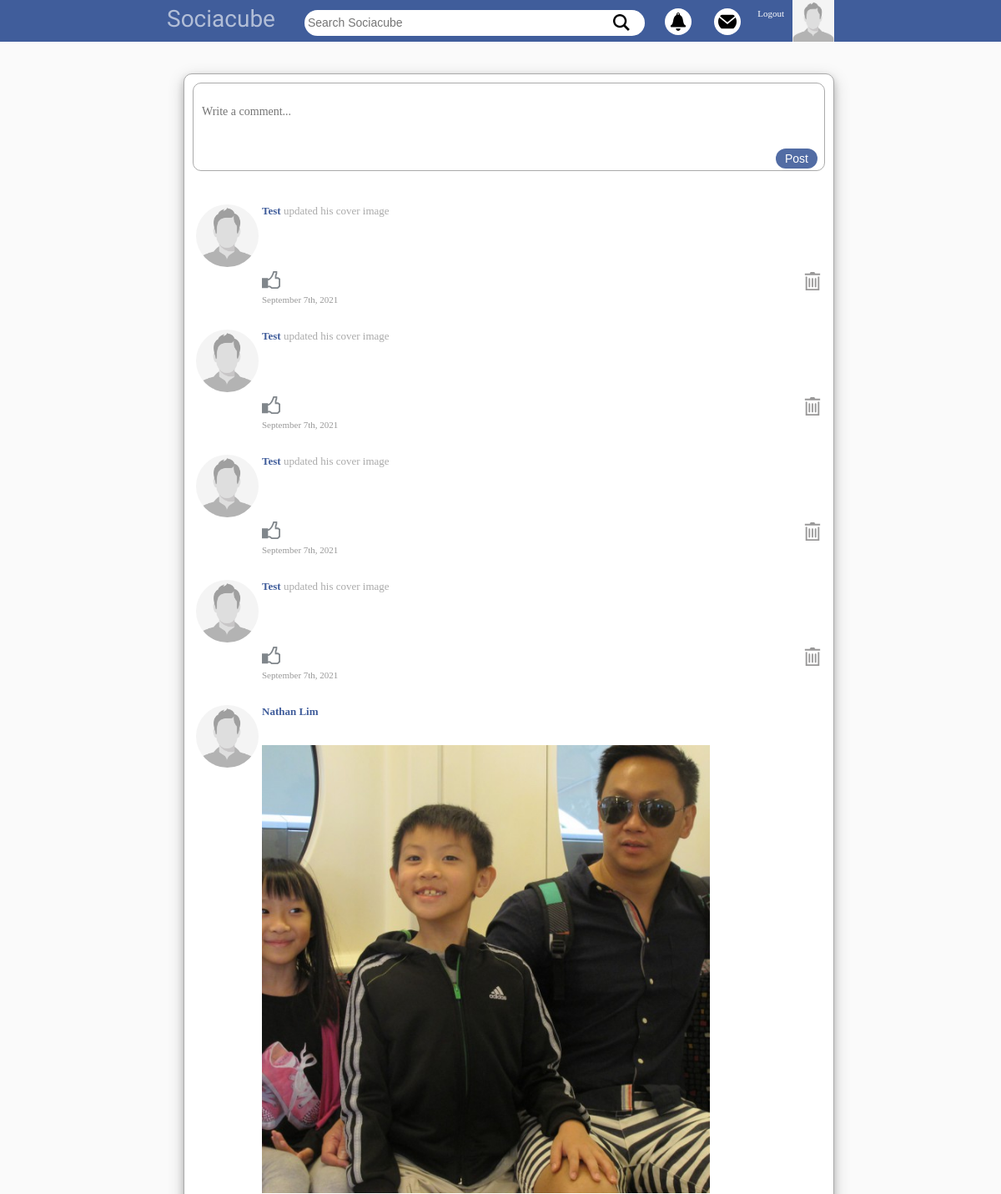
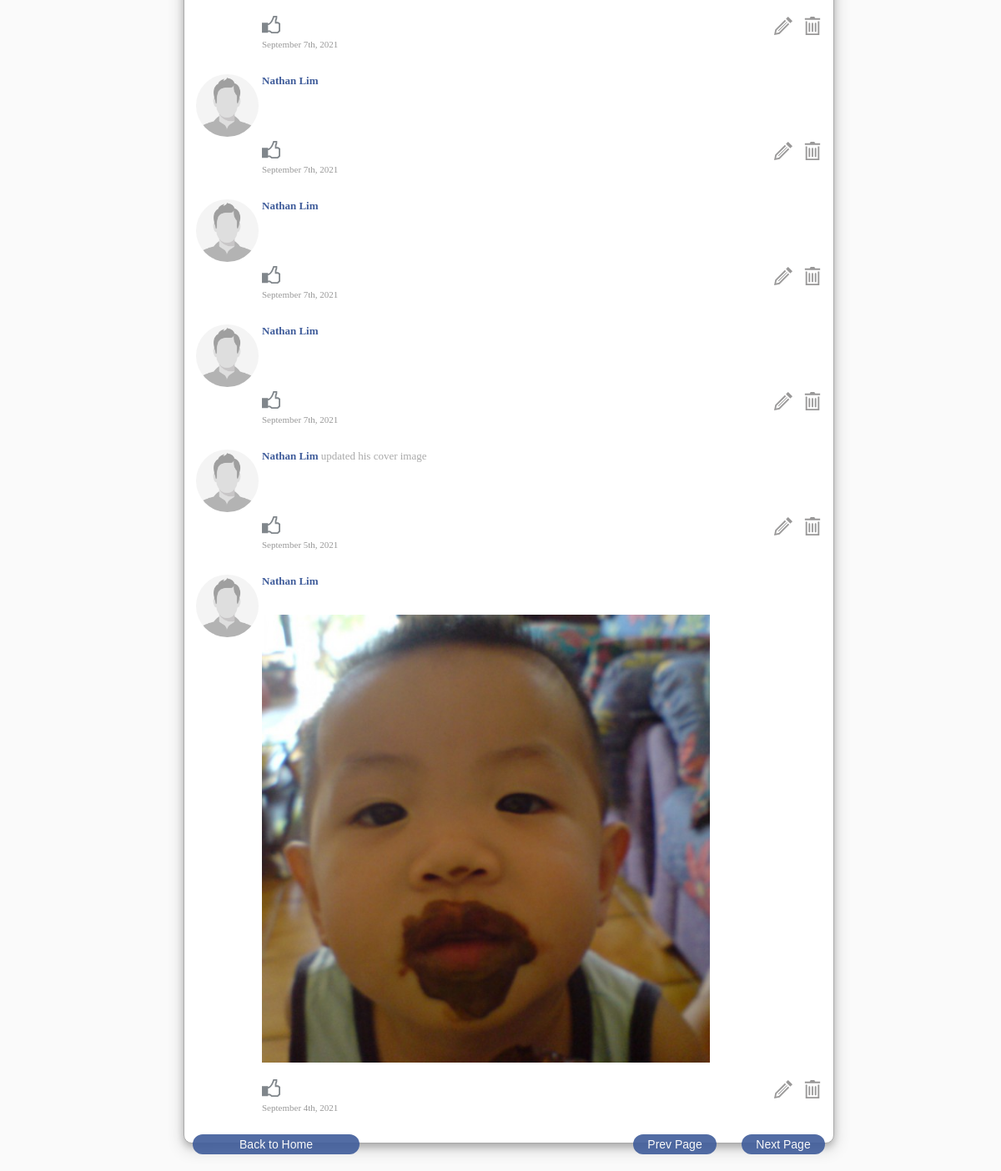
The app's page /single_post.php (signed in) with its own data (2 pictures, top to bottom).
### tables this page shows
CREATE TABLE `posts` (
  `id` bigint(19) NOT NULL,
  `postid` bigint(19) NOT NULL,
  `userid` bigint(19) NOT NULL,
  `owner` bigint(20) NOT NULL,
  `post` text NOT NULL,
  `image` varchar(500) NOT NULL,
  `comments` int(11) NOT NULL,
  `likes` int(11) NOT NULL,
  `date` datetime NOT NULL,
  `has_image` tinyint(1) NOT NULL,
  `is_profile_image` tinyint(1) NOT NULL,
  `is_cover_image` tinyint(1) NOT NULL,
  `parent` bigint(20) NOT NULL,
  `tags` varchar(2048) NOT NULL
);

CREATE TABLE `users` (
  `id` bigint(19) NOT NULL,
  `userid` bigint(19) NOT NULL,
  `owner` bigint(20) NOT NULL,
  `first_name` varchar(50) NOT NULL,
  `last_name` varchar(50) NOT NULL,
  `gender` varchar(6) NOT NULL,
  `type` varchar(10) NOT NULL,
  `email` varchar(100) NOT NULL,
  `password` varchar(64) NOT NULL,
  `url_address` varchar(100) NOT NULL,
  `date` datetime NOT NULL,
  `online` int(11) NOT NULL,
  `profile_image` varchar(1000) NOT NULL,
  `cover_image` varchar(1000) NOT NULL,
  `likes` int(11) NOT NULL,
  `about` text NOT NULL,
  `tag_name` varchar(20) NOT NULL,
  `group_type` varchar(8) NOT NULL
);

### classes/post.php (called while the page is built, shortened)
<?php
class Post
{
	public function get_comments($id)
	{
		$page_number = isset($_GET['page']) ? (int)$_GET['page'] : 1;
		$page_number = ($page_number < 1) ? 1 : $page_number;
		$limit = 10;
		$offset = ($page_number - 1) * $limit;
		$query = "select * from posts where parent = '$id' order by id desc limit $limit offset $offset";
		$DB = new Database();
		$result = $DB->read($query);
		if ($result) {
			return $result;
		} else {
			return false;
		}
	}
	public function get_one_post($postid)
	{
		$query = "select * from posts where postid = '$postid' limit 1";
		$DB = new Database();
		$result = $DB->read($query);
		if ($result) {
			return $result[0];
		} else {
			return false;
		}
	}
	public function i_own_post($postid, $mybook_userid)
	{
		$query = "select * from posts where postid = '$postid' limit 1";
		$DB = new Database();
		$result = $DB->read($query);
		if (is_array($result)) {
			if ($result[0]['userid'] == $mybook_userid) {
				return true;
			}
		}
		return false;
	}
}

### classes/connect.php (called while the page is built, shortened)
<?php
class Database
{
  private $host = "localhost";
  private $username = "root";
  private $password = "Churchie0423";
  private $db = "mybook_db";
  function connect()
  {
    $connection = mysqli_connect($this->host, $this->username, $this->password, $this->db);
    return $connection;
  }
  function read($query)
  {
    $conn = $this->connect();
    $result = mysqli_query($conn, $query);
    if (!$result) {
      return false;
    } else {
      $data = false;
      while ($row = mysqli_fetch_assoc($result)) {
        $data[] = $row;
      }
      return $data;
    }
  }
}

### classes/user.php (called while the page is built, shortened)
<?php
class User
{
	public function get_user($id)
	{
		$query = "select * from users where userid = '$id' limit 1";
		$DB = new Database();
		$result = $DB->read($query);
		if($result)
		{
			return $result[0];
		}else
		{
			return false;
		}
	}
}

### classes/time.php (called while the page is built, shortened)
<?php
Class Time {
	public static function get_time($pasttime , $today = 0, $differenceFormat = '%y' ){
		$today = date("Y-m-d H:i:s");
	    $datetime1 = date_create($pasttime);
	    $datetime2 = date_create($today);
	    $interval = date_diff($datetime1, $datetime2);
 	    $answerY = $interval->format($differenceFormat);
		$differenceFormat = '%m';
	    $answerM = $interval->format($differenceFormat);
 		$differenceFormat = '%d';
	    $answer = $interval->format($differenceFormat);
		$differenceFormat = '%h';
		$answer2 = $interval->format($differenceFormat);
			if ($answerY >= 1) {
				$answerY = date(" F jS, Y ",strtotime($pasttime));
				return $answerY;
			}else if ($answerM >= 1) {
				$answerM = date(" F jS, Y ",strtotime($pasttime));
				return $answerM;
			}else if ($answer > 2) {
				$answer = date(" F jS, Y ",strtotime($pasttime));
				return $answer;
			}else if ($answer == 2) {
				return $answer . " d, " . $answer2 . " hr ago";
 			}else if ($answer == 1) {
				return "1 d, " . date("h:i:s a", strtotime($pasttime));
			}
	}
}

### classes/functions.php (called while the page is built, shortened)
<?php
function pagination_link(){
	$page_number = isset($_GET['page']) ? (int)$_GET['page'] : 1;
	$arr['next_page'] = "";
	$arr['prev_page'] = "";
	$url = ROOT . $_GET['url'];
	$url .= "?";
	$next_page_link = $url;
	$prev_page_link = $url;
	$page_found = false;
	$arr['next_page'] = $next_page_link;
	$arr['prev_page'] = $prev_page_link;
	if(!$page_found){
		$arr['next_page'] = $next_page_link . "&page=2";
		$arr['prev_page'] = $prev_page_link . "&page=1";
	}
	return $arr;
}
function i_own_content($row){
	$myid = $_SESSION['mybook_userid'];
	if(isset($row['postid'])){
		if($myid == $row['userid']){
			return true;
		}else{
			$Post = new Post();
			$one_post = $Post->get_one_post($row['parent']);
			$DB = new Database();
			$groupid = isset($one_post['owner']);
			$sql = "select * from group_members where (role = 'admin' || role = 'moderator') && groupid = '$groupid' limit 1";
			$check = $DB->read($sql);
			$groupid = $row['userid'];
			$sql = "select * from users where owner = '$myid' && userid = '$groupid'  limit 1";
			$check = $DB->read($sql);
			if(is_array($check)){
				return true;
			}
		}
	}
	return false;
}

### classes/image.php (called while the page is built, shortened)
<?php
class Image
{
	public function get_thumb_post($filename)
	{
		$thumbnail = $filename . "_post_thumb.jpg";
		if(file_exists($thumbnail))
		{
			return $thumbnail;
		}
	}
}

### comment.php (the view, shortened to what this page needs)
<div id="post">
	<div>
		<?php
		$image = "images/user_male.jpg";
		?>
		<img src="<?php echo ROOT . $image ?>" style="width: 75px;margin-right: 4px;border-radius: 50%;">
	</div>
	<div style="width: 100%;">
		<div style="font-weight: bold;color: #405d9b;width: 100%;">
			<?php
			echo "<a href='" . ROOT . "profile/$COMMENT[userid]' class='username'>";
			echo htmlspecialchars($ROW_USER['first_name']) . " " . htmlspecialchars($ROW_USER['last_name']);
			echo "</a>";
			if ($COMMENT['is_cover_image']) {
				$pronoun = "his";
				echo "<span style='font-weight:normal;color:#aaa;'> updated $pronoun cover image</span>";
			}
			?>
		</div>
		<br><br>
		<?php
		if (file_exists($COMMENT['image'])) {
			$post_image = ROOT . $image_class->get_thumb_post($COMMENT['image']);
			echo "<img src='$post_image' style='width:80%;' />";
		}
		?>
		<br /><br />
		<a onclick="like_post(event)" href="<?= ROOT ?>like/post/<?php echo $COMMENT['postid'] ?>" style="text-decoration:none;">
		</a>
		<br>
		<span style="color:#999;font-size:11px;">
			<?php echo Time::get_time($COMMENT['date']) ?>
		</span>
		<span style="color: #999;float:right;margin-top:-25px;">
			<?php
			$post = new Post();
			if ($post->i_own_post($COMMENT['postid'], $_SESSION['mybook_userid'])) {
				echo "<a href='" . ROOT . "edit/$COMMENT[postid]' style='text-decoration:none;margin:10px;'>
					<svg id='icon_edit' width='22' height='22' viewBox='0 0 24 24'><path d='M18.363 8.464l1.433 1.431-12.67 12.669-7.125 1.436 1.439-7.127 12.665-12.668 1.431 1.431-12.255 12.224-.726 3.584 3.584-.723 12.224-12.257zm-.056-8.464l-2.815 2.817 5.691 5.692 2.817-2.821-5.693-5.688zm-12.318 18.718l11.313-11.316-.705-.707-11.313 11.314.705.709z'/></svg>
				</a>";
			}
			if (i_own_content($COMMENT)) {
				echo "<a href='" . ROOT . "delete/$COMMENT[postid]' style='text-decoration:none;'>
				 <svg id='icon_delete' width='22' height='22' viewBox='0 0 24 24'><path d='M9 19c0 .552-.448 1-1 1s-1-.448-1-1v-10c0-.552.448-1 1-1s1 .448 1 1v10zm4 0c0 .552-.448 1-1 1s-1-.448-1-1v-10c0-.552.448-1 1-1s1 .448 1 1v10zm4 0c0 .552-.448 1-1 1s-1-.448-1-1v-10c0-.552.448-1 1-1s1 .448 1 1v10zm5-17v2h-20v-2h5.711c.9 0 1.631-1.099 1.631-2h5.315c0 .901.73 2 1.631 2h5.712zm-3 4v16h-14v-16h-2v18h18v-18h-2z'/></svg>
			 </a>";
			}
			?>
		</span>
	</div>
</div>

### header.php (shortened to what this page needs)
<?php
$corner_image = "images/user_male.jpg";
?>
<!DOCTYPE html>
<html lang="en" dir="ltr">
<head>
  <link rel="stylesheet" href="https://cdnjs.cloudflare.com/ajax/libs/font-awesome/4.7.0/css/font-awesome.min.css">
</head>
<body style="font-family: tahoma; background-color: #fafafa;margin:0;padding:0;">
  <div class="sticky" id="blue_bar">
    <form method="get" action="<?= ROOT ?>search">
      <div style="width: 800px;margin: auto;font-size: 28px;">
        <a href="<?= ROOT ?>home" id="title" style="color:white;text-decoration:none;">Sociacube</a>
        <input type="text" id="search_box" name="find" placeholder="Search Sociacube" />
        <?php if (isset($USER)) : ?>
          <a id="corner_image" href="<?= ROOT ?>profile">
            <img src="<?php echo ROOT .  $corner_image ?>" style="width:50px;float:right;">
          </a>
          <a href="<?= ROOT ?>logout">
            <span style="font-size:11px;float:right;margin:10px;color:white;">Logout</span>
          </a>
          <a href="<?= ROOT ?>search?find=" style="text-decoration:none;">
          </a>
          <a href="<?= ROOT ?>notifications" style="text-decoration:none;margin:30px 20px 10px 10px;position:relative;top:10px;">
            <span style="display:inline-block;position:relative;">
            </span>
          </a>
          <a href="<?= ROOT ?>messages">
            <span style="display:inline-block;position:relative;top:10px;">
              <svg id="messages_icon" width="22" height="22" viewBox="0 0 24 24">
                <path d="M12 12.713l-11.985-9.713h23.97l-11.985 9.713zm0 2.574l-12-9.725v15.438h24v-15.438l-12 9.725z" />
              </svg>
            </span>
          </a>
        <?php else : ?>
          <a href="<?= ROOT ?>login">
            <span style="font-size:11px;float:right;margin:10px;color:white;">Login</span>
          </a>
        <?php endif; ?>
      </div>
    </form>
  </div>

### single_post.php (shortened to what this page needs)
<?php
include("classes/autoload.php");
$login = new Login();
$user_data = $login->check_login($_SESSION['mybook_userid']);
$USER = $user_data;
$Post = new Post();
$ROW = false;
$is_group_post = false;
?>
<?php include("header.php"); ?>
<?php if (!($is_group_post && $group_data['group_type'] == 'private' && !group_access($_SESSION['mybook_userid'], $group_data, 'member'))) : ?>
	<div style="width: 800px;margin:auto;min-height: 400px;">
		<div style="display: flex;">
			<div style="min-height: 400px;flex:2.5;padding: 20px;padding-right: 0px;">
				<?php
				$user = new User();
				$image_class = new Image();
				?>
				<?php if ($ROW['parent'] == 0) : ?>
					<br style="clear: both;">
					<div style="border:solid thin #aaa; padding: 10px;background-color: white;border-radius:10px;box-shadow: 0 4px 8px 0 rgba(0, 0, 0, 0.2), 0 6px 20px 0 rgba(0, 0, 0, 0.19);">
						<?php if (!($is_group_post && $group_data['group_type'] == 'public' && !group_access($_SESSION['mybook_userid'], $group_data, 'member'))) : ?>
							<div style="border:solid thin #aaa; padding: 8px;background-color: white;border-radius:10px;">
								<form method="post" enctype="multipart/form-data">
									<input id="autoresizing" onkeyup="enter_pressed(event)" name="post" placeholder="Write a comment..."></textarea><br>
									<input id="post_button" type="submit" value="Post" onclick="send_message(event)">
									<br>
								</form>
							</div>
						<?php endif; ?>
					<?php endif; ?>
					<br>
					<br>
					<?php
					$comments = $Post->get_comments($ROW['postid']);
					if (is_array($comments)) {
						foreach ($comments as $COMMENT) {
							$ROW_USER = $user->get_user($COMMENT['userid']);
							include("comment.php");
						}
					}
					$pg = pagination_link();
					?>
					<?php if (($ROW['parent'] == 0)) : ?>
						<?php if (!$is_group_post) : ?>
							<a href="<?= ROOT ?>home">
								<input id="post_button" type="button" value="Back to Home" style="width:200px;float:left;" />
							</a>
						<?php else : ?>
							<a href="<?= ROOT ?>group/<?php echo $group_data['userid'] ?>">
								<input id="post_button" type="button" value="Back to Discussion" style="width:auto;float:left;" />
							</a>
						<?php endif; ?>
						<a href="<?php echo $pg['next_page'] ?>">
							<input id="post_button" type="button" value="Next Page" style="float:right;width:100px;">
						</a>
						<a href="<?php echo $pg['prev_page'] ?>">
							<input id="post_button" type="button" value="Prev Page" style="float:right;width:100px;position:relative;right:30px;">
						</a>
					<?php endif; ?>
					</div>
			</div>
		</div>
	</div>
<?php endif; ?>
</body>
</html>

### single_post.php (style rules this page uses)
#search_box { width: 400px; height: 23px; border-radius: 20px; border: none; padding: 4px; font-size: 14px; background-image: url(../images/search.png); background-size: 20px; background-repeat: no-repeat; background-position: 370px; outline: none; }

### records on screen
posts: users.first_name "Test", is_cover_image "his", date "September 7th, 2021"
posts: users.first_name "Test", is_cover_image "his", date "September 7th, 2021"
posts: users.first_name "Test", is_cover_image "his", date "September 7th, 2021"
posts: users.first_name "Test", is_cover_image "his", date "September 7th, 2021"
posts: users.first_name "Nathan", users.last_name "Lim", image (picture), date "September 7th, 2021"
posts: users.first_name "Nathan", users.last_name "Lim", date "September 7th, 2021"
posts: users.first_name "Nathan", users.last_name "Lim", date "September 7th, 2021"
posts: users.first_name "Nathan", users.last_name "Lim", date "September 7th, 2021"
posts: users.first_name "Nathan", users.last_name "Lim", is_cover_image "his", date "September 5th, 2021"
posts: users.first_name "Nathan", users.last_name "Lim", image (picture), date "September 4th, 2021"
